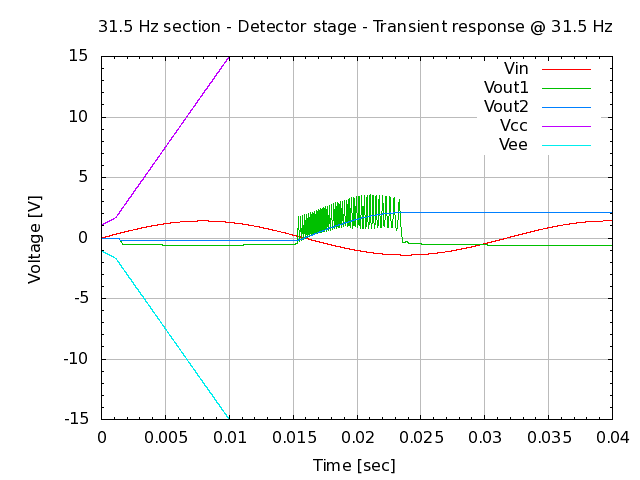

The script that saved this image:
# setup terminal
set term png

# setup graph
set output "26.000.00.02.13-2.png"
set title "31.5 Hz section - Detector stage - Transient response @ 31.5 Hz"

# setup Y-axis
set yrange [-15:15]
set grid ytics lt 1 lw 1 lc rgb "#bbbbbb"
set mytics
set ylabel "Voltage [V]"

# setup X-axis
set grid xtics lt 1 lw 1 lc rgb "#bbbbbb"
set mxtics
set xrange [0:0.04]
set xlabel "Time [sec]"

# setup plot style
set style data lines
plot '26.000.00.02.13.dat' using 1:2 title "Vin", \
     '26.000.00.02.13.dat' using 1:3 title "Vout1", \
     '26.000.00.02.13.dat' using 1:4 title "Vout2", \
     '26.000.00.02.13.dat' using 1:5 title "Vcc", \
     '26.000.00.02.13.dat' using 1:6 title "Vee"

# set output back to default
set output

# reset terminal type
set terminal pop
